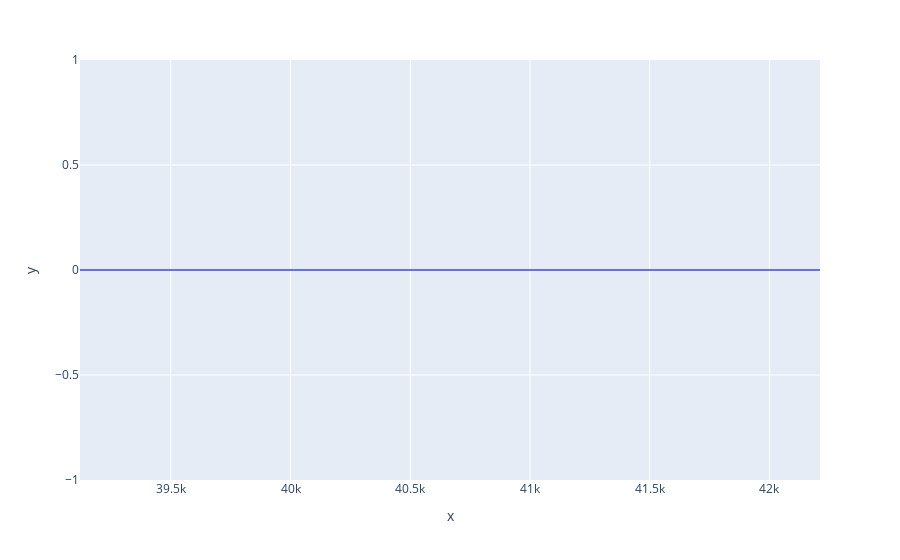

The code cell stored with this chart in its notebook:
### Code cell
px.line(x=df2['epoch'], y=df2['proposer_slashing'])

### Figure 1 — Plotly figure (JSON) as saved in the notebook; plotly's stock layout.template omitted (floating-point values rounded to 4 significant figures; data arrays with more than 128 entries replaced by an {"elided": "..."} marker saying what was removed)
{"data": [{"hovertemplate": "x=%{x}<br>y=%{y}<extra></extra>", "legendgroup": "", "line": {"color": "#636efa", "dash": "solid"}, "mode": "lines", "name": "", "showlegend": false, "type": "scattergl", "x": {"elided": "3091 int values"}, "xaxis": "x", "y": {"elided": "3091 int values"}, "yaxis": "y"}], "layout": {"autosize": true, "legend": {"tracegroupgap": 0}, "margin": {"t": 60}, "xaxis": {"anchor": "y", "autorange": true, "domain": [0, 1], "range": [39121, 42211], "title": {"text": "x"}, "type": "linear"}, "yaxis": {"anchor": "x", "autorange": true, "domain": [0, 1], "range": [-1, 1], "title": {"text": "y"}, "type": "linear"}}}
